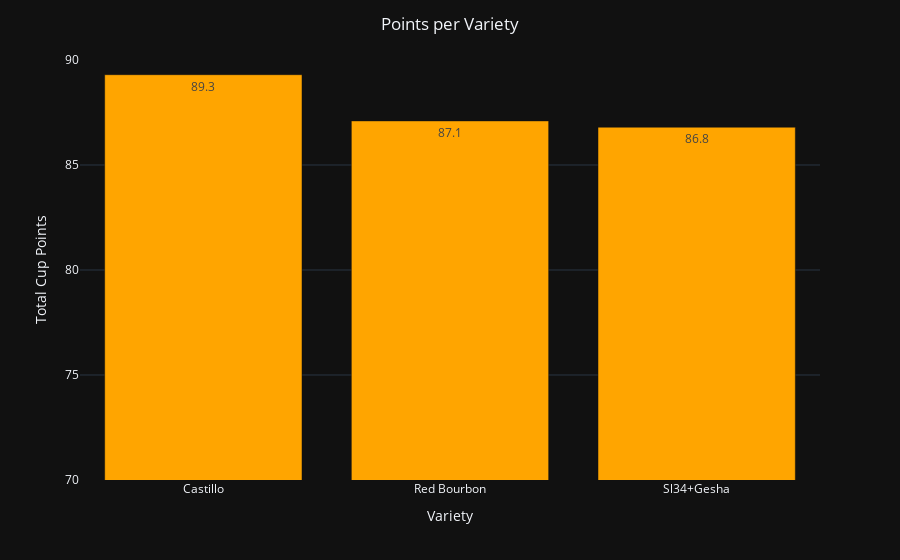

This figure's notebook cell:
### Code cell
fig = (
    px.bar(df_top_coffee_sorts, x='Variety', y='Total Cup Points', text='Total Cup Points')
    .update_layout(
        title='Points per Variety',
        title_x=0.5,
        yaxis_range=[70,90],
        template = 'plotly_dark'
    )
    .update_traces(
    marker_color='#ffa500'
    )
)
fig.show()

### Figure 1 — Plotly figure (JSON) as saved in the notebook; plotly's stock layout.template omitted (floating-point values rounded to 4 significant figures)
{"data": [{"alignmentgroup": "True", "hovertemplate": "Variety=%{x}<br>Total Cup Points=%{text}<extra></extra>", "legendgroup": "", "marker": {"color": "#ffa500", "pattern": {"shape": ""}}, "name": "", "offsetgroup": "", "orientation": "v", "showlegend": false, "text": [89.3, 87.1, 86.8], "textposition": "auto", "type": "bar", "x": ["Castillo", "Red Bourbon", "Sl34+Gesha"], "xaxis": "x", "y": [89.3, 87.1, 86.8], "yaxis": "y"}], "layout": {"autosize": true, "barmode": "relative", "legend": {"tracegroupgap": 0}, "margin": {"t": 60}, "title": {"text": "Points per Variety", "x": 0.5}, "xaxis": {"anchor": "y", "autorange": true, "domain": [0, 1], "range": [-0.5, 2.5], "title": {"text": "Variety"}, "type": "category"}, "yaxis": {"anchor": "x", "domain": [0, 1], "range": [70, 90], "title": {"text": "Total Cup Points"}, "type": "linear"}}}
